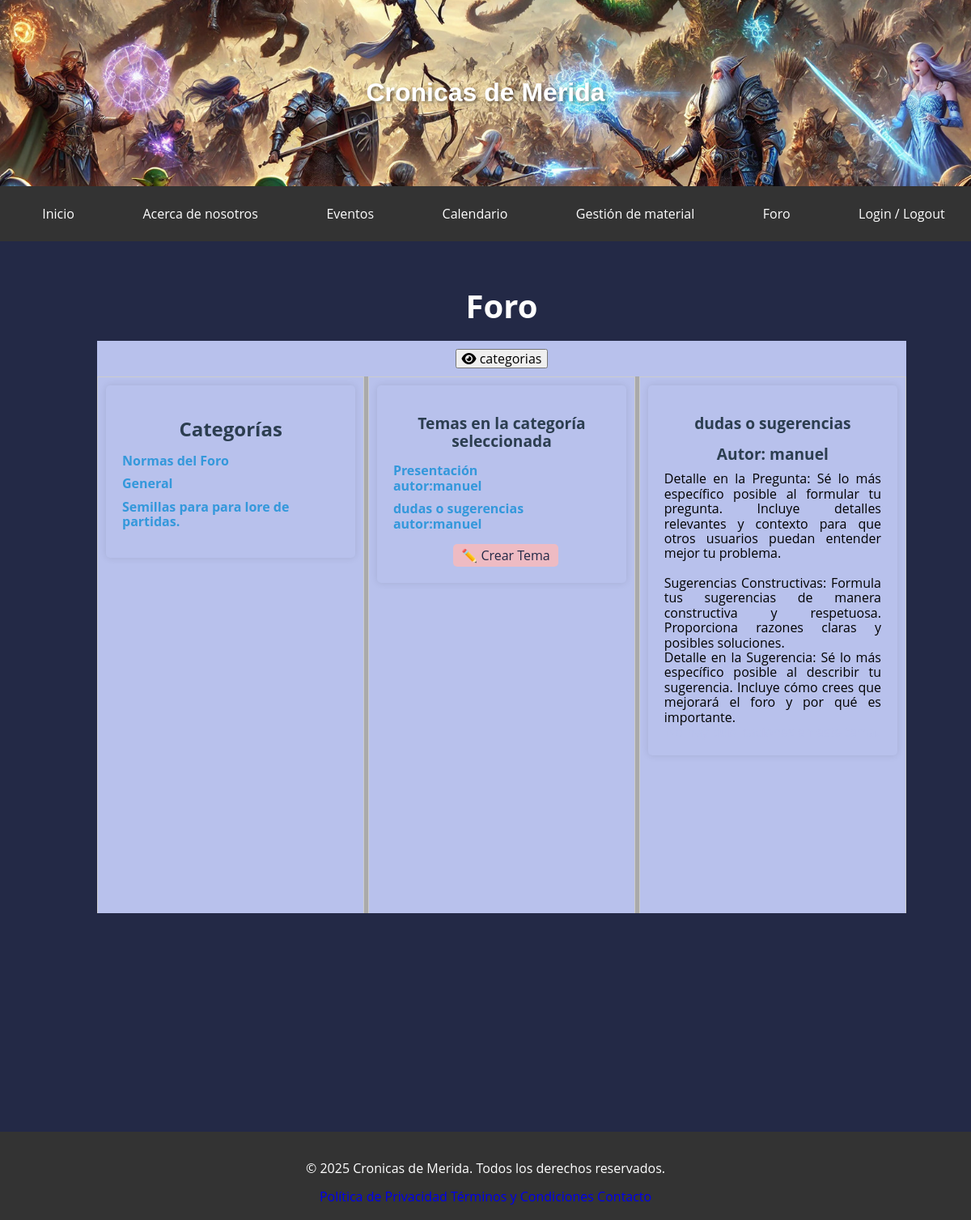
The app's page /?pag=forum&categoria_id=2&tema_id=3 with its own data.
### tables this page shows
CREATE TABLE `categorias` (
  `id` int(11) NOT NULL,
  `nombre` varchar(100) NOT NULL COMMENT 'Nombre de la categoría',
  `permitir_crear_temas` tinyint(1) DEFAULT 1 COMMENT 'Indica si se pueden crear temas en esta categoría'
);

CREATE TABLE `temas` (
  `id` int(11) NOT NULL,
  `categoria_id` int(11) NOT NULL COMMENT 'ID de la categoría a la que pertenece',
  `titulo` varchar(255) NOT NULL COMMENT 'Título del tema',
  `contenido` text NOT NULL COMMENT 'Contenido del primer mensaje del tema',
  `usuario_id` int(11) NOT NULL COMMENT 'ID del usuario que creó el tema',
  `created_at` timestamp NOT NULL DEFAULT current_timestamp() COMMENT 'Fecha de creación del tema',
  `permitir_publicaciones` tinyint(1) DEFAULT 1 COMMENT 'Indica si se permiten respuestas en este tema'
);

CREATE TABLE `usuarios` (
  `id` int(11) NOT NULL,
  `nombre_usuario` varchar(50) NOT NULL COMMENT 'Nombre de usuario único',
  `nombre` varchar(100) NOT NULL COMMENT 'Nombre completo',
  `email` varchar(100) NOT NULL COMMENT 'Correo electrónico',
  `password` varchar(255) NOT NULL COMMENT 'Contraseña encriptada',
  `rol_id` int(11) DEFAULT 1 COMMENT 'Rol del usuario (relación con la tabla roles)',
  `reset_token` varchar(255) DEFAULT NULL COMMENT 'token para validar el cambio de contrasena',
  `token_expiracion` datetime DEFAULT NULL COMMENT 'fecha a la que el token deja de ser valido'
);

### www/controllers/forum.php (called while the page is built, shortened)
<?php
$categorias = $pdo->query("SELECT * FROM categorias")->fetchAll();
$categoria_id = $_GET['categoria_id'] ?? null;
if ($categoria_id) {
    $stmt = $pdo->prepare("
        SELECT t.id,t.categoria_id, t.titulo, t.contenido, u.nombre_usuario, t.created_at, t.permitir_publicaciones
        FROM temas t
        JOIN usuarios u ON t.usuario_id = u.id
        WHERE t.categoria_id = ?
    ");
    $stmt->execute([$categoria_id]);
    $temas = $stmt->fetchAll(PDO::FETCH_ASSOC);
}
if ($categoria_id) {
    $stmt = $pdo->prepare("SELECT permitir_crear_temas FROM categorias WHERE id = ?");
    $stmt->execute([$categoria_id]);
    $result = $stmt->fetch(PDO::FETCH_ASSOC);
    $permitir_crear_temas = $result['permitir_crear_temas'];
}
$tema_id = $_GET['tema_id'] ?? null;
if ($tema_id) {
    $stmt = $pdo->prepare(" SELECT publicaciones.id, publicaciones.contenido, usuarios.nombre_usuario
    FROM publicaciones
    JOIN usuarios ON publicaciones.usuario_id = usuarios.id
    WHERE publicaciones.tema_id = ?");
    $stmt->execute([$tema_id]);
    $publicaciones = $stmt->fetchAll();
}
if ($tema_id) {
    $stmt = $pdo->prepare("
        SELECT t.contenido, t.titulo, u.nombre_usuario
        FROM temas t
        JOIN usuarios u ON t.usuario_id = u.id
        WHERE t.id = ?
    ");
    $stmt->execute([$tema_id]);
    $tema_result = $stmt->fetch(PDO::FETCH_ASSOC);
    $tema_contenido = $tema_result['contenido'] ?? "";
    $tema_titulo = $tema_result['titulo'] ?? "";
    $nombre_usuario = $tema_result['nombre_usuario'] ?? "";
}

### www/views/forum.php (the view, shortened to what this page needs)
<?php include_once "controllers/forum.php"; ?>
<div class="foro">
    <h1 class="forum__title">Foro</h1>
    <div class="controls">
        <button id="toggleSection1"> <i id="ico_cat" class="fa-solid fa-eye"></i> categorias</button>
    </div>
    <div class="container">
        <div class="section section--one ">
            <section class="forum__column forum__categories">
                <h2 class="forum__subtitle">Categorías</h2>
                <ul>
                    <?php foreach ($categorias as $categoria): ?>
                        <li>
                            <a href="?pag=forum&&categoria_id=<?= $categoria['id'] ?>">
                                <?= htmlspecialchars($categoria['nombre']) ?>
                            </a>
                        </li>
                    <?php endforeach; ?>
                </ul>
            </section>
        </div>
        <div class="resizer" id="resizer1"></div>
        <div class="section section--two">
            <?php if ($categoria_id): ?>
                <section class="forum__column forum__topics">
                    <h2>Temas en la categoría seleccionada</h2>
                    <ul>
                        <?php if (count($temas) > 0): ?>
                            <?php foreach ($temas as $tema): ?>
                                <li>
                                    <a href="?pag=forum&categoria_id=<?= $categoria_id ?>&tema_id=<?= $tema['id'] ?>">
                                        <?= htmlspecialchars($tema['titulo']) ?>
                                        <br>
                                        <?= htmlspecialchars("autor:" . $tema['nombre_usuario'])  ?>
                                    </a>
                                </li>
                            <?php endforeach; ?>
                        <?php else: ?>
                            <p>No hay temas en esta categoría.</p>
                        <?php endif; ?>
                    </ul>
                    <?php if ($permitir_crear_temas): ?>
                        <button class="button-toggle" onclick="toggleCrearTema()">✏️ Crear Tema</button>
                    <?php endif; ?>
                </section>
            <?php endif; ?>
        </div>
        <div class="resizer" id="resizer2"></div>
        <div class="section section--three">
            <?php if ($tema_id): ?>
                <section class="forum__column forum__posts">
                    <h2 class="forum__subtitle"> <?= $tema_titulo ?> </h2>
                    <?php if ($tema_id): ?>
                        <h2>Autor: <?= $nombre_usuario ?></h2>
                        <p class="forum__post__descripcion"><?= nl2br(htmlspecialchars($tema_contenido)) ?></p>
                    <?php endif; ?>
                    <?php if (count($publicaciones) > 0): ?>
                        <?php foreach ($publicaciones as $publicacion): ?>
                            <div class="card-post">
                                <div class="card-post__header">
                                    <p class="card-post__user"><strong><?= htmlspecialchars($publicacion['nombre_usuario']) ?>:</strong></p>
                                </div>
                                <div class="card-post__body">
                                    <p class="card-post__content"> <?= htmlspecialchars($publicacion['contenido']) ?></p>
                                </div>
                                <div class="card-post__footer">
                                    <form method="post" class="card-post__like-form">
                                        <input type="hidden" name="publicacion_id" value="<?= $publicacion['id'] ?>">
                                        <?php
                                        $stmt = $pdo->prepare("SELECT * FROM me_gustas WHERE publicacion_id = :publicacion_id AND usuario_id = :usuario_id");
                                        $stmt->execute([
                                            ':publicacion_id' => $publicacion['id'],
                                            ':usuario_id' => $usuario->get_id()
                                        ]);
                                        $me_gusta = $stmt->fetch();
                                        ?>
                                        <?php if ($me_gusta): ?>
                                            <button type="submit" name="dar_me_gusta" class="button button--dislike">
                                                <i class="fas fa-heart"></i> Ya no me gusta
                                            </button>
                                        <?php else: ?>
                                            <button type="submit" name="dar_me_gusta" class="button button--like">
                                                <i class="far fa-heart"></i> Me gusta
                                            </button>
                                        <?php endif; ?>
                                    </form>
                                    <?php if ($es_moderador || $es_admin || $publicacion["nombre_usuario"] === $usuario->get_nombre_usuario()): ?>
                                        <form method="POST" action="controllers/delete_publicacion.php" class="card-post__delete-form">
                                            <input type="hidden" name="categoria_id" value="<?= $_GET["tema_id"] ?>">
                                            <input type="hidden" name="tema_id" value="<?= $_GET["tema_id"] ?>">
                                            <input type="hidden" name="publicacion_id" value="<?= $publicacion['id'] ?>">
                                            <button type="submit" class="button button--delete" onclick="return confirm('¿Estás seguro de que deseas eliminar este comentario?')">Eliminar</button>
                                        </form>
                                    <?php endif; ?>
                                    <?php
                                    $stmt = $pdo->prepare("SELECT COUNT(*) FROM me_gustas WHERE publicacion_id = :publicacion_id");
                                    $stmt->execute([':publicacion_id' => $publicacion['id']]);
                                    $me_gustas_count = $stmt->fetchColumn();
                                    ?>
                                    <p class="card-post__likes"> <?= $me_gustas_count ?> <i class="fas fa-heart" style="color: var(--button-bg-color-danger);"></i></p>
                                </div>
                            </div>
                        <?php endforeach; ?>
                    <?php else: ?>
                        <p class="forum__no-posts">No hay publicaciones en este tema.</p>
                    <?php endif; ?>
                </section>
            <?php endif; ?>
        </div>
    </div>
</div>

### www/styles/styles.css (style rules this page uses)
:root { --background-color: #232946; --headline-color: #fffffe; --paragraph-color: #b8c1ec; --button-bg-color: #eebbc3; --button-bg-color-success: #2ecc71; --button-bg-color-success-hover: #27ae60; --button-bg-color-danger: #e04444; --button-bg-color-danger-hover: #df1b1b; --button-bg-color-hover: #e98b99; --button-text-color: #232946; --font-montserrat: "Montserrat", sans-serif; --font-opensans: "Open Sans", sans-serif; --tabla-bg-color-head: #2c3e50; }
html, body { height: 100%; display: flex; flex-direction: column; }
body { font-family: var(--font-opensans); background-color: var(--background-color); color: var(--paragraph-color); margin: 0; }
a { text-decoration: none; }
.forum__title { text-align: center; color: var(--headline-color); font-size: 2.5em; margin-bottom: 20px; }
.forum__column { flex: 1; background-color: var(--paragraph-color); padding: 20px; border-radius: 5px; box-shadow: 0 0 10px rgba(0, 0, 0, 0.1); }
.forum__subtitle { font-size: 1.5em; color: #2c3e50; margin-bottom: 10px; }
.forum__categories ul { list-style: none; padding: 0; }
.forum__categories li { margin-bottom: 10px; text-align: left; }
.forum__categories a { text-decoration: none; color: #3498db; font-weight: bold; }
.forum__topics h2 { font-size: 1.2em; color: #2c3e50; margin-bottom: 10px; }
.forum__topics ul { list-style: none; padding: 0; }
.forum__topics li { margin-bottom: 10px; text-align: left; }
.forum__topics a { text-decoration: none; color: #3498db; font-weight: bold; }
.forum__topics button { background-color: var(--button-bg-color); color: var(--button-text-color); border: none; padding: 5px 10px; border-radius: 5px; cursor: pointer; margin-left: 10px; }
.forum__posts h2 { font-size: 1.2em; color: #2c3e50; margin-bottom: 10px; }
.forum__posts p { margin: 0; }
.forum__post__descripcion { color: black ; text-align: justify; }
.controls { text-align: center; padding: 10px; background-color: var(--paragraph-color); }
.container { display: flex; width: 100%; height: 100%; }
.section { flex-grow: 1; flex-basis: 33.3%; overflow: auto; transition: flex-basis 0.3s ease; background-color: var(--paragraph-color); border: 1px solid #ccc; padding: 10px; padding-bottom:200px; }
.resizer { width: 5px; background: #aaa; cursor: ew-resize; }
.foro { display: flex; flex-direction: column; height: 100%; min-height: 600px; max-width: 100%; min-width: 80%; overflow: hidden; margin-left: 100px; margin-right: 100px; max-height: 100vh; }

### records on screen
categorias: nombre "Normas del Foro"
categorias: nombre "General"
categorias: nombre "Semillas para para lore de partidas."
temas: titulo "Presentación", usuario.nombre_usuario "autor:manuel"
temas: titulo "dudas o sugerencias", usuario.nombre_usuario "autor:manuel", usuario.nombre_usuario "manuel", contenido "Detalle en la Pregunta: Sé lo más específico posible al formular tu pregunta. Incluye detalles relevantes y contexto para que otros usuarios puedan entender mejor tu problema. Sugerencias Constructivas: Formula tus sugerencias de manera constructiva y respetuosa. Proporciona razones claras y posibles soluciones. Detalle en la Sugerencia: Sé lo más específico posible al describir tu sugerencia. Incluye cómo crees que mejorará el foro y por qué es importante."
